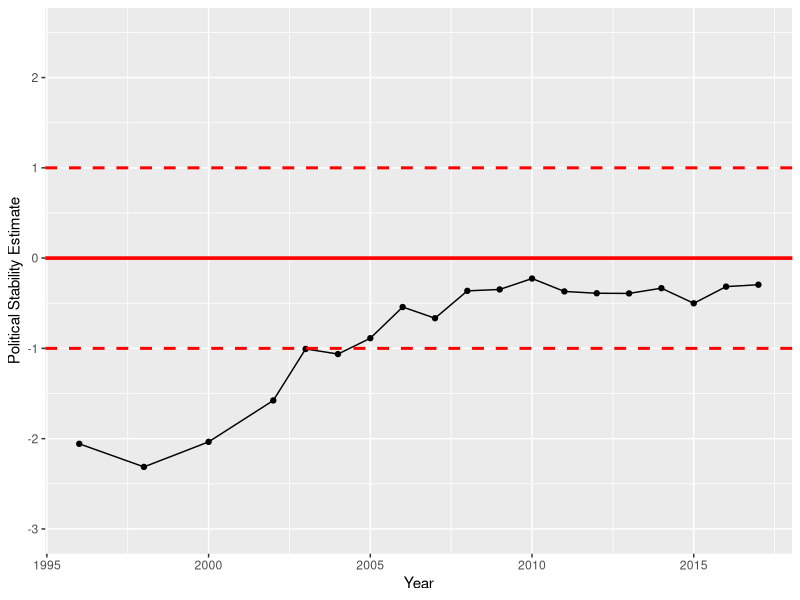

Write R code to recreate this figure.
## ---- chunk 1
knitr::opts_chunk$set(echo = TRUE)
## ---- chunk 2

library(readr)
WGI2popDevIneqPovRegimeConflict1 <- read_csv("WGI2popDevIneqPovRegimeConflict1V2.csv")
mixedMethodsVar <- c("country", "iso3c", "date","stability","stabilityCategory4")
mixedMethodsData <- WGI2popDevIneqPovRegimeConflict1[mixedMethodsVar]


# data by country
# country = x
x <- mixedMethodsData[mixedMethodsData$country == "Angola",]
x

## ---- chunk 3
library(ggplot2)
stabilityTrend_CIV <- ggplot(data=x, aes(x=date, y=stability)) +
  geom_line()+
  geom_point() +
  geom_hline(yintercept=0.0, color = "red", size = 1.25) +
   geom_hline(yintercept=1.0, linetype="dashed", color = "red", size = 1) +
   geom_hline(yintercept=-1.0, linetype="dashed", color = "red", size = 1) +
  ylim(-3, 2.5) + 
  xlab("Year") +
  ylab("Political Stability Estimate")

plot(stabilityTrend_CIV)

# To save the figure:
# png("stabilityTrend_CIV.png")
# 
# plot(stabilityTrend_CIV)
# 
# dev.off()

